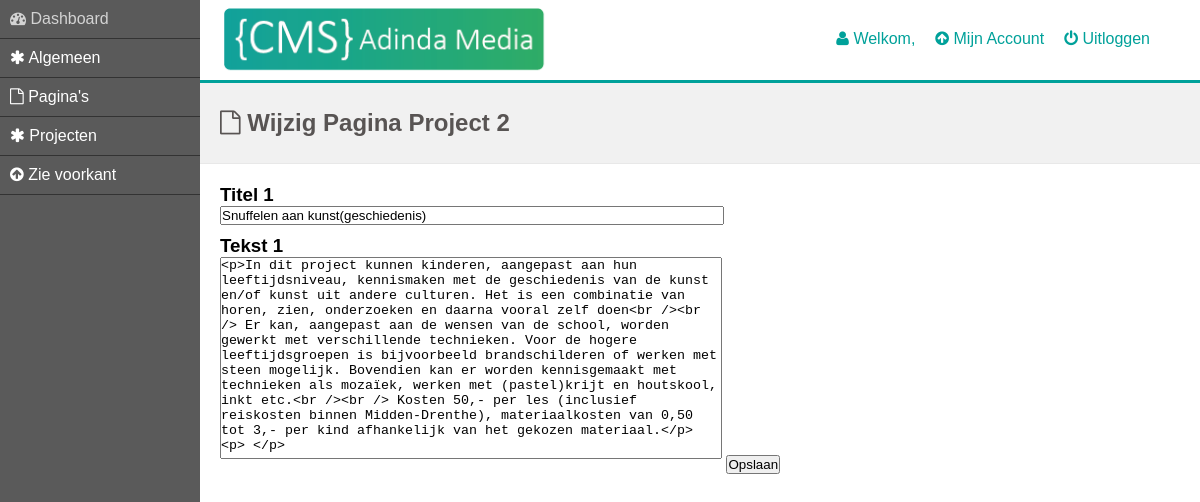
The app's page /kreakracht.nl/public_html/cms/EditProject02.php (signed in) with its own data.
### tables this page shows
CREATE TABLE IF NOT EXISTS `schoolbso` (
  `paginaID` int(11) NOT NULL,
  `kop1` varchar(100) DEFAULT NULL,
  `text1` longtext,
  `kop2` varchar(100) DEFAULT NULL,
  `text2` longtext,
  `kop3` varchar(100) DEFAULT NULL,
  `text3` longtext,
  `kop4` varchar(100) DEFAULT NULL,
  `text4` longtext,
  `kop5` varchar(100) DEFAULT NULL,
  `text5` longtext,
  `kop6` varchar(100) DEFAULT NULL,
  `text6` longtext
);

### kreakracht.nl/public_html/cms/EditProject02.php (the view, shortened to what this page needs)
<?php
include ('db_include.php');
				?>
<?php
if ($conn === FALSE)
{
	echo "<p>Unable to connect to the database server.</p>" . "<p>Error code " . mysqli_errno() . ": " . mysqli_error() . "</p>";
} else
{
	$TableName = "schoolbso";
	$SQLstring = "SELECT * FROM $TableName";
	$sql = mysqli_query($conn, $SQLstring);
	$Message = mysqli_fetch_array($sql);
	if ($Message === FALSE)
	{
		echo "Unable to execute the query." . "Error code " . mysqli_errno($conn) . ": " . mysqli_error($conn) . "";
	} else if (mysqli_num_rows($sql) == 0)
	{
		$value5 = "Geen gegevens";
		$value6 = "Geen gegevens";
	} else
	{
		$value5 = $Message['kop3'];
		$value6 = $Message['text3'];
	}
}
			?>
<!DOCTYPE html>
<html>
	<head>
		<link rel="stylesheet" href="css/dashboard.css">
		<link rel="stylesheet" href="font-awesome-4.6.3/css/font-awesome.min.css">
	</head>
	<body>
		<?php include ('includeMenu.php'); ?>
		<div id="container">
			<?php include ('includeHead.php'); ?>
			<div id="content">
				<h2><i class="fa fa-file-o" aria-hidden="true"></i> Wijzig Pagina Project 2</h2>
					<form  method="post" action="#" class="formPage">
						<h3>Titel 1</h3>
						<input type="text" name="kop3" class="editBox" value="<?php echo $value5; ?>" /><br>
						<h3>Tekst 1</h3>
						<textarea name="text3" class="editArea"><?php echo $value6; ?></textarea>
					<input type="submit" name="update" class="updateBtn" value="Opslaan" />
				</form>
			</div>
		</div>
	</body>
</html>

### kreakracht.nl/public_html/cms/css/dashboard.css (style rules this page uses)
* { margin: 0; padding: 0; }
body, html { height: 100%; font-family: arial; }
#container { float: left; width: 100%; min-height: 100%; }
#content { float: left; width: 100%; height: auto; }
.formPage { margin-left: 220px; }
h2 { background-color: #F1F1F1; color: #585453; height: 80px; padding-left: 220px; line-height: 80px; margin-bottom: 20px; border-bottom: 1px solid #E8E8E8; }
.editBox { width: 500px; margin-bottom: 10px; }
.editArea { width: 500px; height: 200px; resize: none; margin-bottom: 10px; }

### records on screen
schoolbso: kop3 "Snuffelen aan kunst(geschiedenis)", text3 "<p>In dit project kunnen kinderen, aangepast aan hun leeftijdsniveau, kennismaken met de geschiedenis van de kunst en/of kunst uit andere culturen. Het is een combinatie van horen, zien, onderzoeken en daarna vooral zelf doen<br /><br /> Er kan, aangepast aan de wensen van de school, worden gewerkt met verschillende technieken. Voor de hogere leeftijdsgroepen is bijvoorbeeld brandschilderen of werken met steen mogelijk. Bovendien kan er worden kennisgemaakt met technieken als mozaïek, werken met (pastel)krijt en houtskool, inkt etc.<br /><br /> Kosten 50,- per les (inclusief reiskosten binnen Midden-Drenthe), materiaalkosten van 0,50 tot 3,- per kind afhankelijk van het gekozen…"
